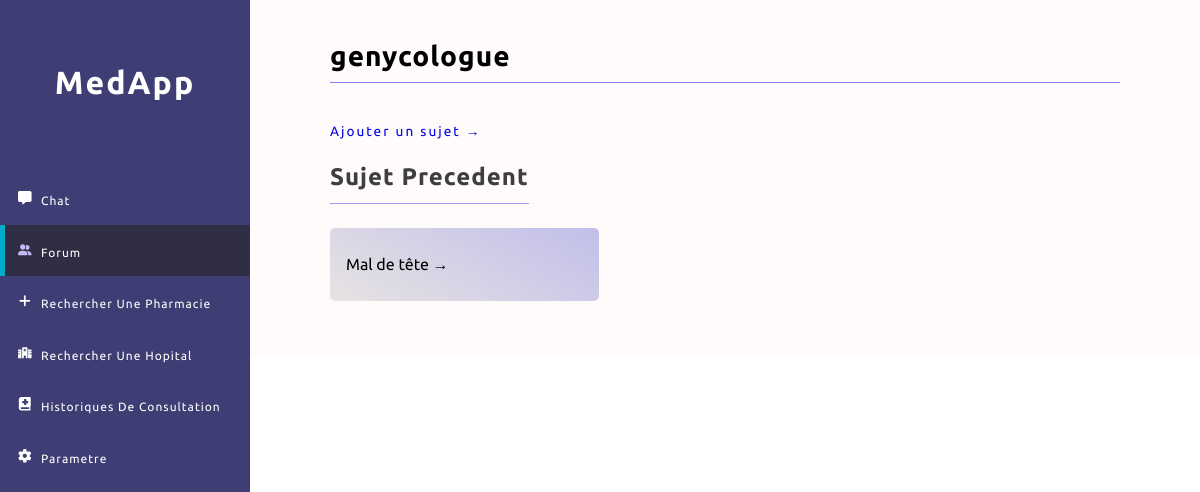
The page /index.php?categorie=genycologue (signed in) on the database as committed earlier.
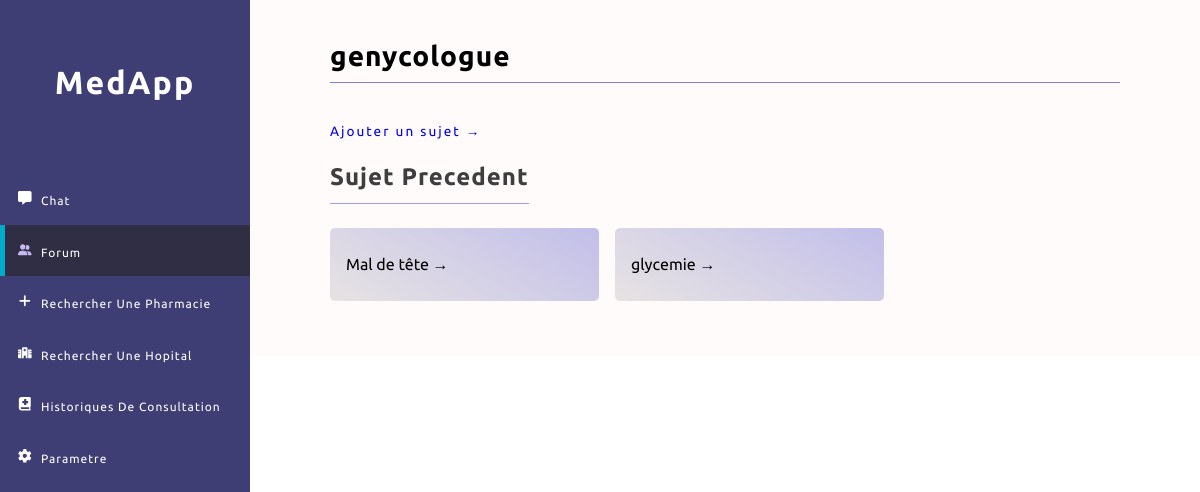
The same page on the database as committed later.
### tables this page shows
CREATE TABLE IF NOT EXISTS `sujet` (
  `id` int(11) NOT NULL AUTO_INCREMENT,
  `categorie` varchar(21) NOT NULL,
  `name` varchar(60) NOT NULL,
  PRIMARY KEY (`id`)
);

### index.php (the view, shortened to what this page needs)
<?php session_start();
include_once 'function/addPost.class.php';
$bdd = bdd();
if (!isset($_SESSION['id'])) {
    header('Location: connexion.php');
} else {
?>
    <!DOCTYPE html>
    <head>
        <link rel="stylesheet" href="./css/forum.css">
    </head>
    <body>
        <header>
            <nav class="nav-bar-container">
                <h1 class="logo">MedApp</h1>
                <ul class="nav-bar">
                    <li>
                        <a href="./MedApp/chat/index.php" class="nav-item">  chat</a>
                    </li>
                    <li class="active">
                        <a href="./MedApp/index.php" class="nav-item"> forum</a>
                    </li>
                    <li>
                        <a href="#" class="nav-item">
                            rechercher une pharmacie
                        </a>
                    </li>
                    <li>
                        <a href="#" class="nav-item">
                            rechercher une hopital
                        </a>
                    </li>
                    <li>
                        <a href="#" class="nav-item">
                            historiques de consultation
                        </a>
                    </li>
                    <li>
                        <a href="#" class="nav-item">
                            parametre
                        </a>
                    </li>
                </ul>
            </nav>
        </header>
        <main>
            <div class="container">
                <?php
                if (isset($_GET['categorie'])) {
                ?>
					<div class="in-categorie flex-col">
						<h1 class="title"><?php echo $_GET['categorie']; ?></h1>
						<a href="addSujet.php?categorie=<?php echo $_GET['categorie']; ?>" class="add-cat-subject">Ajouter un sujet <span class="left-arrow">&#8594;</span></a>
						<h3 class="title-prev">Sujet Precedent</h3>
						<?php
						$requete = $bdd->prepare('SELECT * FROM sujet WHERE categorie = :categorie ');
						$requete->execute(array('categorie' => $_GET['categorie']));
						?>
						<div class="topics-container flex-row">
							<?php
							while ($reponse = $requete->fetch()) {
							?>
								<a href="index.php?sujet=<?php echo $reponse['name'] ?>" class="topic cat-topic"><?php echo $reponse['name'] ?> <span class="left-arrow">&#8594;</span></a>
							<?php
							}
							?>
						</div>
					</div>
                    <?php
                } else if (isset($_GET['sujet'])) {
                    $_GET['sujet'] = htmlspecialchars($_GET['sujet']);
                    ?>
                    <div class="categories">
                        <h1 class="title"><?php echo $_GET['sujet']; ?></h1>
                    </div>
                    <?php
                    $requete = $bdd->prepare('SELECT * FROM postSujet WHERE sujet = :sujet ');
                    $requete->execute(array('sujet' => $_GET['sujet']));
                    ?>
                    <div class="messages-container">
                        <div class="messages-area flex-col">
                            <?php
                            while ($reponse = $requete->fetch()) {
                            ?>
                                <div class="msg-doc-container flex-col">
                                    <?php
                                    $requete2 = $bdd->prepare('SELECT * FROM membres WHERE id = :id');
                                    $requete2->execute(array('id' => $reponse['propri']));
                                    $membres = $requete2->fetch();
                                    ?>
                                    <p class="msg msg-doc msg-txt"><?php echo $reponse['contenu']; ?></p>
                                    <p class="msg-date"><?php echo $membres['pseudo']; ?></p>
                                </div>
                            <?php
                            }
                            ?>
                        </div>
                        <form method="post" action="index.php?sujet=<?php echo $_GET['sujet']; ?>" class="msg-form">
                            <textarea class="input-msg answer-msg" name="sujet" id="answer-msg" cols="30" rows="2" placeholder="Enter your message here...."></textarea>
                            <input type="hidden" name="name" value="<?php echo $_GET['sujet']; ?>" />
                            <button type="submit" class="btn send-msg-btn bck-btn">Ajouter à la conversation</button>
                            <?php
                            if (isset($erreur)) {
                                echo $erreur;
                            }
                            ?>
                        </form>
                    </div>
                    <?php
                }
                ?>
            </div>
        </main>
    </body>
    </html>
<?php
}
?>

Rows that differ between the two databases and show on the page:
added sujet: name "glycemie"
